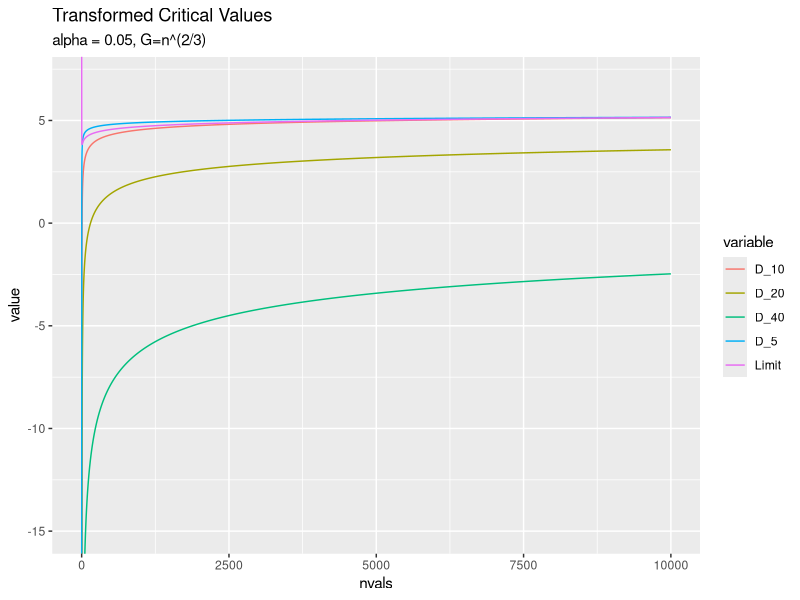

The R script that drew this image:
## Comparing sqrt(2logn) and D_n

nvals <- seq(1:10000)
Gvals <- nvals^.66
alpha <- 0.05
A <- 5
c_alpha <- -log(log( (1-alpha)^(-1/2))) #critical value
a <- sqrt(2*log(nvals/Gvals)) #test transform multipliers
b5 <- 2*log(nvals/Gvals) + A/2 * log(log(nvals/Gvals)) - log(2/3 * gamma(A/2)) ##CORRECTED
D_5 <- (b5+c_alpha)/a #threshold
A <- 10
b10 <- 2*log(nvals/Gvals) + A/2 * log(log(nvals/Gvals)) - log(2/3 * gamma(A/2)) ##CORRECTED
D_10 <- (b10+c_alpha)/a #threshold
A <- 20
b20 <- 2*log(nvals/Gvals) + A/2 * log(log(nvals/Gvals)) - log(2/3 * gamma(A/2)) ##CORRECTED
D_20 <- (b20+c_alpha)/a #threshold
A <- 40
b40 <- 2*log(nvals/Gvals) + A/2 * log(log(nvals/Gvals)) - log(2/3 * gamma(A/2)) ##CORRECTED
D_40 <- (b40+c_alpha)/a #threshold

library(tidyverse)
df <- tibble(nvals, Limit = sqrt(2*log(nvals))+c_alpha/sqrt(2*log(nvals)),  D_5, D_10,  D_20,  D_40)
df1 <- df %>%
  gather(key = "variable", value = "value", -nvals)
ggplot(df1, aes(x = nvals, y = value)) + 
  geom_line(aes(color = variable)) + coord_cartesian(ylim = c(-15, 7)) + ggtitle("Transformed Critical Values", subtitle = "alpha = 0.05, G=n^(2/3)")

#ggplot(df, aes(x=nvals)) + geom_line(aes(y=Limit, color="black")) + geom_line(aes(y=D_40, color="darkblue")) + coord_cartesian(ylim = c(-30, 6))# + geom_line(aes(D_5, color="blue")) 
  